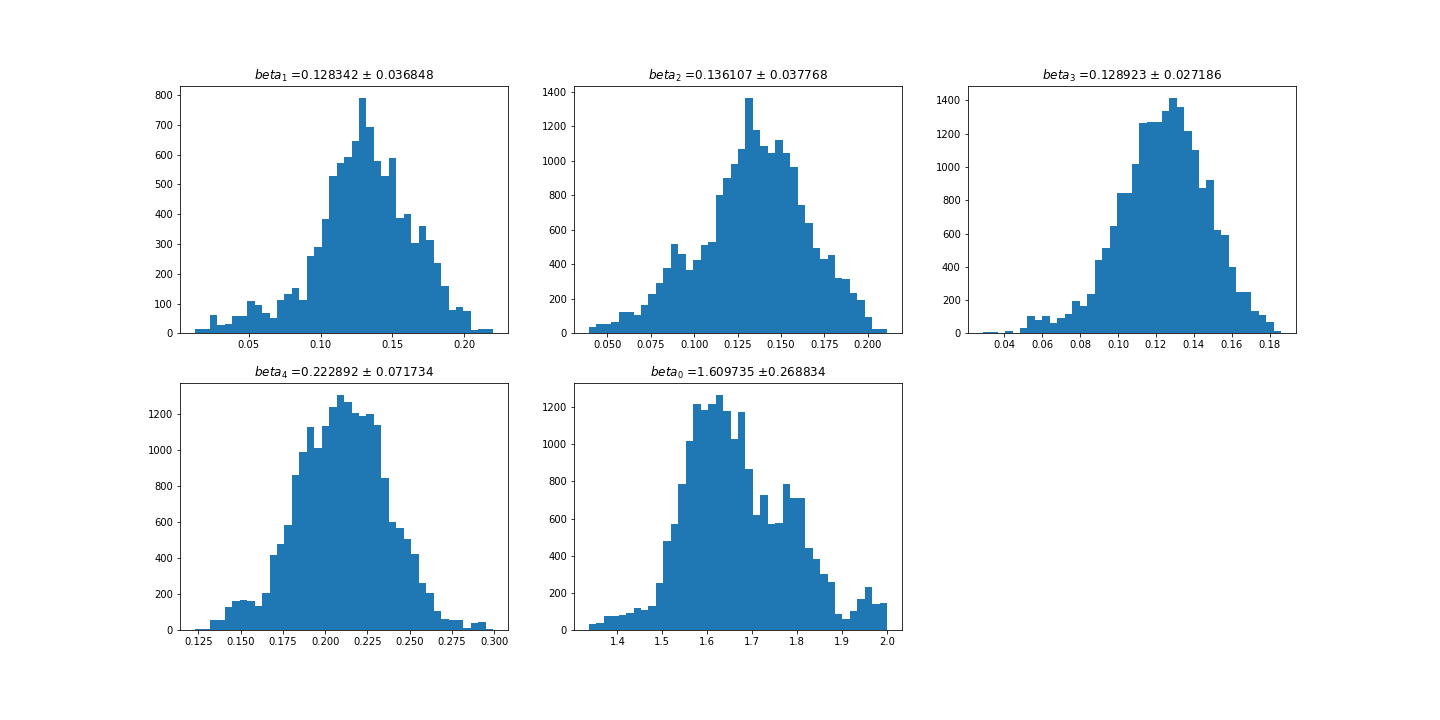

This figure's Python source:
import numpy as np
import matplotlib.pyplot as plt
import sklearn.linear_model

data = np.loadtxt("notas_andes.dat", skiprows=1)
Y = data[:,4]
X = data[:,:4]

incertidumbre_datos = 0.1

wk = 2/incertidumbre_datos**2

mat_p_q = np.zeros(5)

for i in range(4):
    mat_p_q[i] = np.sum(X[:,i]*wk*Y)

mat_p_q[-1] = np.sum(wk*Y)


mat_a_b_gamma = np.zeros([5,5])

for i in range(4):
    previo = wk*X[:,i]
    mat_a_b_gamma[i,-1] = np.sum(previo)
    mat_a_b_gamma[-1,i] = mat_a_b_gamma[i,-1]
    mat_a_b_gamma[-1,-1] = wk * 69
    for j in range(4):
        mat_a_b_gamma[i,j] = np.sum(previo*X[:,j])
   
betas = np.dot(mat_p_q, np.linalg.inv(mat_a_b_gamma))    

covarianza = 2 * np.linalg.inv(mat_a_b_gamma)
varianza = np.diagonal(covarianza)
print('beta 0 = %f $\pm$ %f'%(betas[-1], varianza[-1]))
for i in range(1,5):
    print('beta %s = %f $\pm$ %f'%(str(i),betas[i-1], varianza[i-1]))
print
S2 = 1/68 * np.sum((np.sum(betas[:-1]*X, axis = 1)+betas[-1]-Y)**2)

x_walk = 0 #this is an empty list to keep all the steps
x_0 = 8.0*((np.random.random())-0.5) #this is the initialization
x_walk = np.append(x_walk,x_0)

def model(x,b1,b2,b3,b4,b0):
    return np.sum([b1,b2,b3,b4]*x, axis = 1)+b0 

def loglikelihood(x_obs, y_obs, sigma_y_obs, b1,b2,b3,b4,b0):
    d = y_obs -  model(x_obs,b1,b2,b3,b4,b0)
    d = d/sigma_y_obs
    d = -0.5 * np.sum(d**2)
    return d

def logprior(b1,b2,b3,b4, b0):
    p = -np.inf
    if b1 < 1 and b1 >0 and b2 >0 and b2<1 and b3 >0 and b3<1 and b4 >0 and b4<1 and b0 >0 and b0<2 :
        p = 0.0
    return p

N = 20000
x_obs = X
y_obs = Y
sigma_y_obs = 0.1
lista_b1 = [np.random.random()]
lista_b2 = [np.random.random()]
lista_b3 = [np.random.random()]
lista_b4 = [np.random.random()]
lista_b0 = [np.random.random()]
logposterior = [loglikelihood(x_obs, y_obs, sigma_y_obs, lista_b1[0],lista_b2[0],lista_b3[0],lista_b4[0],lista_b0[0]) + logprior(lista_b1[0],lista_b2[0],lista_b3[0],lista_b4[0],lista_b0[0])]

sigma_delta_b1 = 0.005
sigma_delta_b2 = 0.005
sigma_delta_b3 = 0.005
sigma_delta_b4 = 0.005
sigma_delta_b0 = 0.01

for i in range(1,N):
    propuesta_b1  = lista_b1[i-1] + np.random.normal(loc=0.0, scale=sigma_delta_b1)
    propuesta_b2  = lista_b2[i-1] + np.random.normal(loc=0.0, scale=sigma_delta_b2)
    propuesta_b3  = lista_b3[i-1] + np.random.normal(loc=0.0, scale=sigma_delta_b3)
    propuesta_b4  = lista_b4[i-1] + np.random.normal(loc=0.0, scale=sigma_delta_b4)
    propuesta_b0  = lista_b0[i-1] + np.random.normal(loc=0.0, scale=sigma_delta_b0)

    logposterior_viejo = loglikelihood(x_obs, y_obs, sigma_y_obs, lista_b1[i-1],lista_b2[i-1],lista_b3[i-1],lista_b4[i-1],lista_b0[i-1])  + logprior(lista_b1[i-1],lista_b2[i-1],lista_b3[i-1],lista_b4[i-1],lista_b0[i-1])
    logposterior_nuevo = loglikelihood(x_obs, y_obs, sigma_y_obs, propuesta_b1,propuesta_b2,propuesta_b3,propuesta_b4,propuesta_b0)  + logprior(propuesta_b1,propuesta_b2,propuesta_b3,propuesta_b4,propuesta_b0)


    r = min(1,np.exp(logposterior_nuevo-logposterior_viejo))
    alpha = np.random.random()
    if(alpha<r):
        lista_b1.append(propuesta_b1)
        lista_b2.append(propuesta_b2)
        lista_b3.append(propuesta_b3)
        lista_b4.append(propuesta_b4)
        lista_b0.append(propuesta_b0)
        logposterior.append(logposterior_nuevo)
    else:
        lista_b1.append(lista_b1[i-1])
        lista_b2.append(lista_b2[i-1])
        lista_b3.append(lista_b3[i-1])
        lista_b4.append(lista_b4[i-1])
        lista_b0.append(lista_b0[i-1])
        logposterior.append(logposterior_viejo)
lista_b1 = np.array(lista_b1)
lista_b2 = np.array(lista_b2)
lista_b3 = np.array(lista_b3)
lista_b4 = np.array(lista_b4)
lista_b0 = np.array(lista_b0)
logposterior = np.array(logposterior)

plt.figure(figsize=(20,10))
plt.subplot(231)
plt.hist(lista_b1[-10000:], bins = 40)
plt.title('$beta_1$ =%f $\pm $ %f'%(np.mean(lista_b1),np.std(lista_b1)))
plt.subplot(232)
plt.hist(lista_b2[10000:],bins = 40)
plt.title('$beta_2$ =%f $\pm $ %f'%(np.mean(lista_b2),np.std(lista_b2)))
plt.subplot(233)
plt.hist(lista_b3[10000:],bins = 40)
plt.title('$beta_3$ =%f $\pm $ %f'%(np.mean(lista_b3),np.std(lista_b3)))
plt.subplot(234)
plt.hist(lista_b4[10000:],bins = 40)
plt.title('$beta_4$ =%f $\pm $ %f'%(np.mean(lista_b4),np.std(lista_b4)))
plt.subplot(235)
plt.hist(lista_b0[10000:],bins = 40)
plt.title('$beta_0$ =%f $\pm $%f'%(np.mean(lista_b0),np.std(lista_b0)))


plt.savefig('ajuste_bayes_mcmc.png')